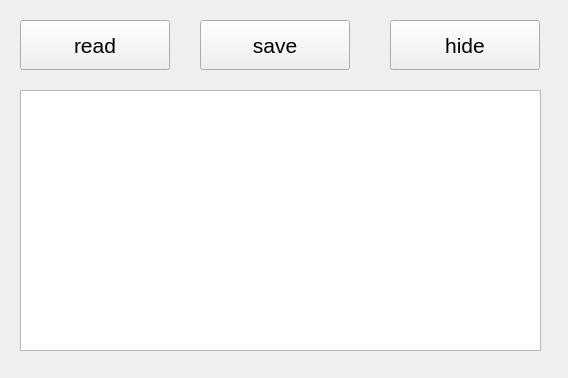
<?xml version="1.0" encoding="UTF-8"?>
<ui version="4.0">
 <class>Form</class>
 <widget class="QWidget" name="Form">
  <property name="geometry">
   <rect>
    <x>0</x>
    <y>0</y>
    <width>568</width>
    <height>378</height>
   </rect>
  </property>
  <property name="windowTitle">
   <string>hello world</string>
  </property>
  <widget class="QPushButton" name="Button_read">
   <property name="geometry">
    <rect>
     <x>20</x>
     <y>20</y>
     <width>150</width>
     <height>50</height>
    </rect>
   </property>
   <property name="font">
    <font>
     <pointsize>16</pointsize>
    </font>
   </property>
   <property name="focusPolicy">
    <enum>Qt::ClickFocus</enum>
   </property>
   <property name="text">
    <string>read</string>
   </property>
   <property name="icon">
    <iconset>
     <normaloff>../../hello_world/smile.ico</normaloff>../../hello_world/smile.ico</iconset>
   </property>
   <property name="iconSize">
    <size>
     <width>32</width>
     <height>32</height>
    </size>
   </property>
   <property name="autoDefault">
    <bool>false</bool>
   </property>
   <property name="default">
    <bool>false</bool>
   </property>
   <property name="flat">
    <bool>false</bool>
   </property>
  </widget>
  <widget class="QPushButton" name="Button_save">
   <property name="geometry">
    <rect>
     <x>200</x>
     <y>20</y>
     <width>150</width>
     <height>50</height>
    </rect>
   </property>
   <property name="font">
    <font>
     <pointsize>16</pointsize>
    </font>
   </property>
   <property name="text">
    <string>save</string>
   </property>
  </widget>
  <widget class="QPushButton" name="pushButton_3">
   <property name="geometry">
    <rect>
     <x>390</x>
     <y>20</y>
     <width>150</width>
     <height>50</height>
    </rect>
   </property>
   <property name="font">
    <font>
     <pointsize>16</pointsize>
    </font>
   </property>
   <property name="text">
    <string>hide</string>
   </property>
  </widget>
  <widget class="QTextEdit" name="text_window">
   <property name="geometry">
    <rect>
     <x>20</x>
     <y>90</y>
     <width>521</width>
     <height>261</height>
    </rect>
   </property>
   <property name="focusPolicy">
    <enum>Qt::ClickFocus</enum>
   </property>
  </widget>
 </widget>
 <resources/>
 <connections>
  <connection>
   <sender>pushButton_3</sender>
   <signal>clicked()</signal>
   <receiver>Form</receiver>
   <slot>hide()</slot>
   <hints>
    <hint type="sourcelabel">
     <x>468</x>
     <y>46</y>
    </hint>
    <hint type="destinationlabel">
     <x>579</x>
     <y>61</y>
    </hint>
   </hints>
  </connection>
 </connections>
</ui>
